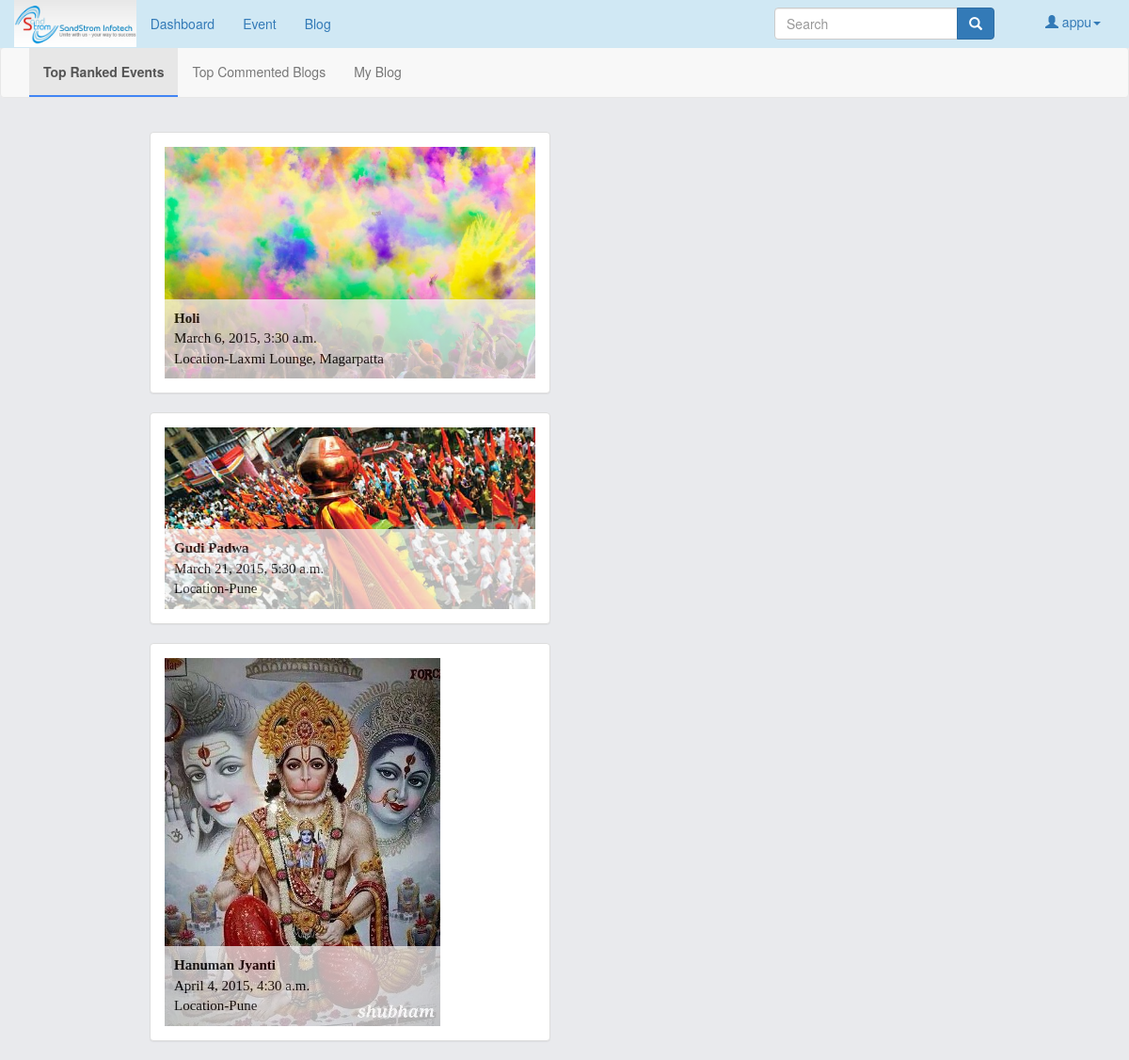
The page / (signed in) on the database as committed earlier.
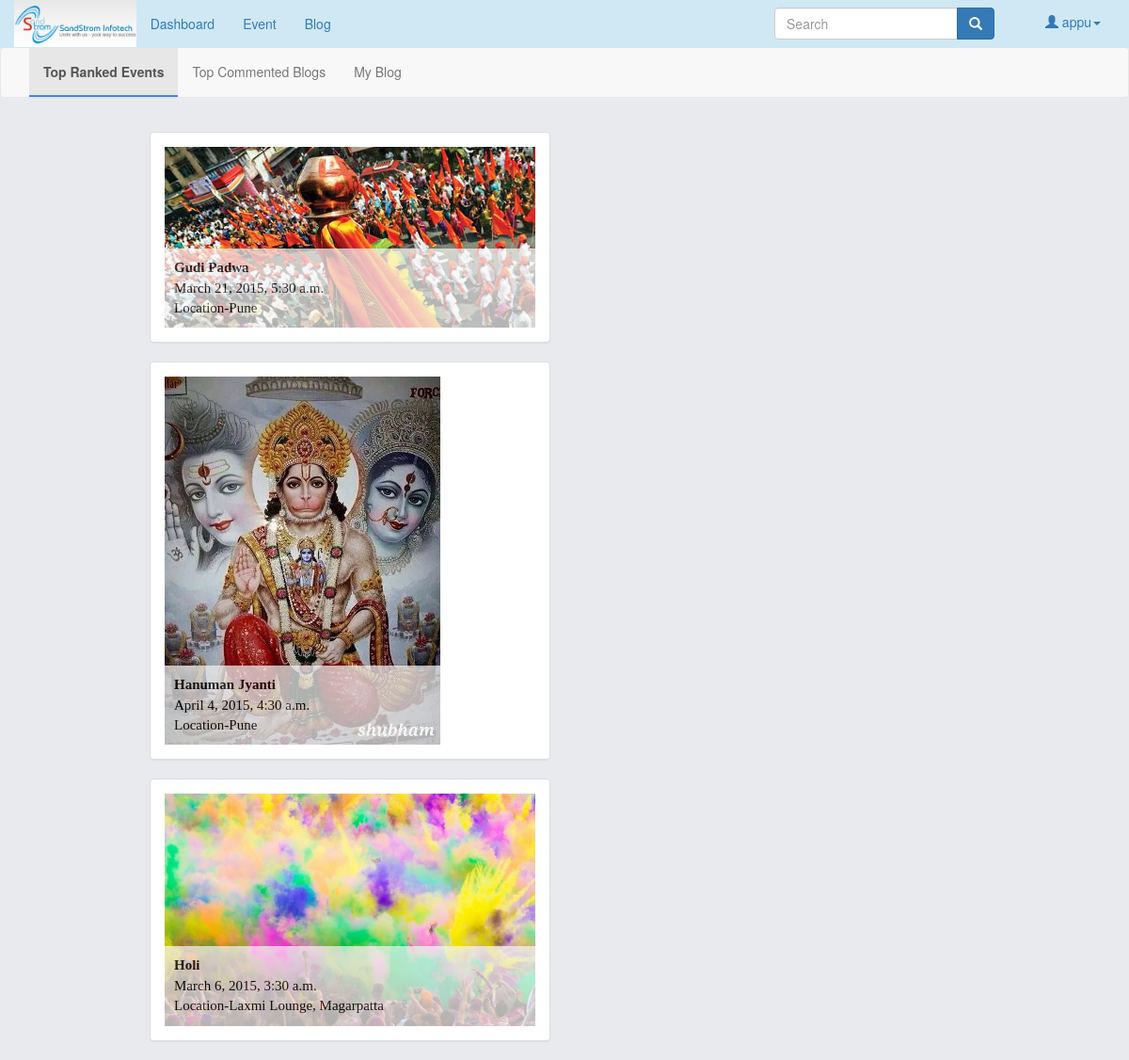
The same page on the database as committed later.
### event/models.py (models this page shows, shortened)
class Event(models.Model):
    event_name = models.CharField(max_length=200)
    event_thumbnail = models.ImageField(upload_to="images/", null=True, blank=True)
    event_date = models.DateField('Event Date')
    event_time = models.TimeField('Event Time')
    event_location = models.CharField(max_length=400)
    event_description = models.CharField(max_length=700)
    overall_rating = models.FloatField(default=0.0)

### dashboard/views.py (the view, shortened to what this page needs)
# urls.py: url( r'^$', 'dashboard.views.dashboard', name='dashboard'),
@login_required(login_url='/account/login')
def dashboard(request):
        top_ranked_events = Event.objects.order_by('-overall_rating')[:5]
        top_commented_blog = Blog.objects.order_by('-overall_comment')[:5]
        my_blogs = Blog.objects.filter(user=User.objects.get(username=request.user))
        template = loader.get_template('dashboard.html')
        context = RequestContext(request, {
            'top_ranked_events': top_ranked_events,
            'top_commented_blog': top_commented_blog,
            'my_blogs': my_blogs,
            'form_class': BlogForm,
            'form_feedback': FeedbackForm,
            'form_suggestion': SuggestionForm,
            'form_rating': RatingForm,
            'form_comment': CommentForm,
            'template_name': 'dashboard.html',
            'success_url': '/thanks/',
        })
        return HttpResponse(template.render(context))

### media/templates/dashboard.html (shortened to what this page needs)
<!DOCTYPE html>
<html xmlns="http://www.w3.org/1999/html">
<head lang="en">
    {% load static %}
    <link rel="stylesheet" href="{% static 'css/offcanvas.css' %}">
    <link rel="stylesheet" href="{% static 'css/styles.css' %}">
</head>
<body style="background-color:#e9eaed;">
{% include "main_nav.html" %}
<div class="navbar navbar-default" id="subnav"style="margin-top:-20px;">
    <div class="col-md-12">
        <div class="collapse navbar-collapse" id="navbar-collapse2">
          <ul class="nav navbar-nav navbar-left">
             <li  id="topevents" class="active" onclick="topevents()"><a href="#" role="button" data-toggle="modal">Top Ranked Events</a></li>
             <li id="topblogs" onclick="topblogs()"><a href="#" role="button" data-toggle="modal">Top Commented Blogs</a></li>
             <li id="myblog" onclick="myblog()"><a href="#" role="button" data-toggle="modal">My Blog</a></li>
           </ul>
        </div>
     </div>
</div>
<div class="container" id="main" style="">
   <div class="row" style="margin-top:-50px;width:80%;margin-left:auto;margin-right:auto;">
        <div id="topevents_body">
            <div class="col-md-6 col-sm-6">
            {% if top_ranked_events %}
            {% for event in top_ranked_events %}
                <div class="panel panel-default">
                    <div class="panel-body"><div class="wrapper">
                            <img src="../media/{{event.event_thumbnail}}"  class="img-responsive">
                            <a style="text-decoration:none;" href="#eventshow_{{event.id}}" role="button" data-toggle="modal">
                            <div class="description">
                                <p class='description_content'>
                                    <b>{{ event.event_name }}</b><br>
                                    {{event.event_date}}<br>
                                    Location-{{event.event_location}}
                                </p>
                            </div>
                            </a>
                        </div>
                    </div>
                </div>
            {% endfor %}
            {% else %}
                <p>No Events are available.</p>
            {% endif %}
            </div>
        </div>
   </div>
</div>
    {% load bootstrap3 %}
    {% bootstrap_css %}
</body>
</html>

### media/templates/main_nav.html (shortened to what this page needs)
<nav class="navbar navbar-fixed-top header" style="background-color:#D0E8F4;">
 	<div class="col-md-12">
        <div class="navbar-header">
          <a href="/" class="navbar-brand" style="padding:0px;"><img style="height:100%;" class="img-responsive" src="../media/images/logo.jpg" alt="Sand Strom"/></a>
        </div>
        <div class="collapse navbar-collapse" id="navbar-collapse1"style="background-color:#D0E8F4;">
          <form class="navbar-form pull-right">
              <div class="input-group" style="max-width:470px;margin-right:40px;">
                <input type="text" class="form-control" placeholder="Search" name="srch-term" id="srch-term">
                <div class="input-group-btn">
                  <button class="btn btn-default btn-primary" type="submit"><i class="glyphicon glyphicon-search"></i></button>
                </div>
              </div>
              <a href="#" class="dropdown-toggle" style="margin-left:10px; text-decoration:none;" data-toggle="dropdown" role="button" aria-expanded="false"><i class="glyphicon glyphicon-user"></i>&nbsp;{{ user.username }}<span class="caret"></span></a>
          </form>
          <ul class="nav navbar-nav navbar-left">
			 <li><a href="/dashboard">Dashboard</a></li>
			 <li><a href="/events">Event</a></li>
			 <li><a href="/blogs">Blog</a></li>
           </ul>
        </div>
     </div>
</nav>

### static/css/offcanvas.css (style rules this page uses)
html, body { overflow-x: hidden; }
body { padding-top: 70px; }

### static/css/styles.css (style rules this page uses)
body { background-color:#e0e0e0; -webkit-font-smoothing: antialiased; font: normal 14px Roboto,arial,sans-serif; }
.navbar-default { background-color:#f4f4f4;border-width:0;z-index:5; }
.navbar-default .navbar-nav > .active > a,.navbar-default .navbar-nav > li:hover > a { border:0 solid #4285f4;border-bottom-width:2px;font-weight:800;background-color:transparent; }
.header { background-color:#ffffff;border-width:0; }
.header .navbar-collapse { background-color:#ffffff; }
.btn,.form-control,.panel,.list-group,.well { border-radius:1px;box-shadow:0 0 0; }
.form-control { border-color:#d7d7d7; }
.btn-primary { border-color:transparent; }
.btn-primary,.label-primary,.list-group-item.active, .list-group-item.active:hover, .list-group-item.active:focus { background-color:#4285f4; }
.well,.panel { border-color:#d2d2d2;box-shadow:0 1px 0 #cfcfcf;border-radius:3px; }
button { outline: 0; }
#subnav { position:fixed; width:100%; }
#main { padding-top:120px; }
#subnav { margin-top: -2%; }

### media/templates/dashboard.html (style rules this page uses)
div.wrapper { float:left; position:relative; }
div.description { position:absolute; bottom:0px; left:0px; width:100%; background-color:#F8F8F8; font-family: 'tahoma'; font-size:15px; color:black; hover.color:black; opacity:0.7; filter:alpha(opacity=60); }
p.description_content { padding:10px; margin:0px; }

Rows that differ between the two databases and show on the page:
changed Event "Holi": moves down the list
